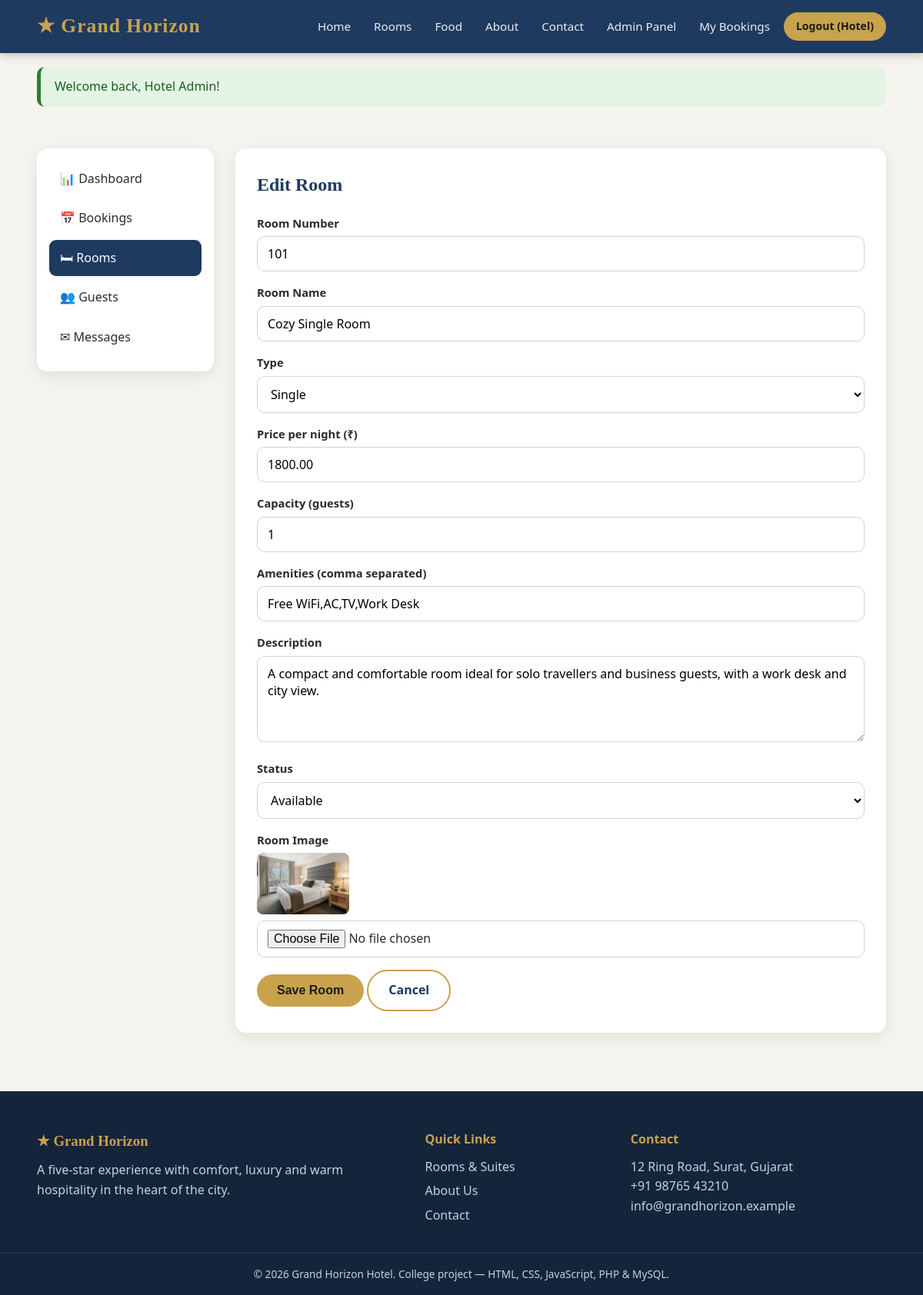
/admin/room-form.php?id=1 (signed in), run on the app's committed database.
### tables this page shows
CREATE TABLE rooms (
  id INT AUTO_INCREMENT PRIMARY KEY,
  room_number VARCHAR(10) NOT NULL UNIQUE,
  name VARCHAR(100) NOT NULL,
  type VARCHAR(40) NOT NULL,
  price DECIMAL(10,2) NOT NULL,
  capacity INT NOT NULL DEFAULT 2,
  amenities VARCHAR(255) DEFAULT NULL,
  description TEXT,
  image VARCHAR(255) DEFAULT 'standard.jpg',
  status ENUM('available','maintenance') NOT NULL DEFAULT 'available',
  created_at TIMESTAMP DEFAULT CURRENT_TIMESTAMP
);

### admin/room-form.php (the view, shortened to what this page needs)
<?php
require '../includes/header.php';
$id = (int)($_GET['id'] ?? $_POST['id'] ?? 0);
$room = ['room_number'=>'','name'=>'','type'=>'Standard','price'=>'','capacity'=>2,'amenities'=>'','description'=>'','image'=>'standard.jpg','status'=>'available'];
if ($id) {
    $st = $pdo->prepare("SELECT * FROM rooms WHERE id=?"); $st->execute([$id]);
    $room = $st->fetch() ?: redirect('admin/rooms.php');
}
?>
<div class="container admin-wrap">
  <?php include '_sidebar.php'; ?>
  <div class="panel">
    <h2 class="admin-title"><?= $id ? 'Edit Room' : 'Add New Room' ?></h2>
    <form method="post" enctype="multipart/form-data">
      <div class="form-group"><label>Room Number</label><input name="room_number" value="<?= e($room['room_number']) ?>" required></div>
      <div class="form-group"><label>Room Name</label><input name="name" value="<?= e($room['name']) ?>" required></div>
      <div class="form-group"><label>Type</label><select name="type">
        <?php foreach (['Single','Standard','Deluxe','Family','Suite','Presidential'] as $t): ?><option <?= $room['type']===$t?'selected':'' ?>><?= $t ?></option><?php endforeach; ?></select></div>
      <div class="form-group"><label>Price per night (₹)</label><input type="number" step="0.01" name="price" value="<?= e($room['price']) ?>" required></div>
      <div class="form-group"><label>Capacity (guests)</label><input type="number" name="capacity" value="<?= e($room['capacity']) ?>" required></div>
      <div class="form-group"><label>Amenities (comma separated)</label><input name="amenities" value="<?= e($room['amenities']) ?>"></div>
      <div class="form-group"><label>Description</label><textarea name="description" rows="4"><?= e($room['description']) ?></textarea></div>
      <div class="form-group"><label>Status</label><select name="status">
        <option value="available" <?= $room['status']==='available'?'selected':'' ?>>Available</option>
        <option value="maintenance" <?= $room['status']==='maintenance'?'selected':'' ?>>Maintenance</option></select></div>
      <div class="form-group"><label>Room Image</label>
        <img class="thumb" style="width:120px;height:80px;margin-bottom:8px" src="../assets/images/rooms/<?= e($room['image']) ?>" alt="">
        <input type="file" name="image" accept="image/*"></div>
      <button class="btn" type="submit">Save Room</button>
      <a class="btn btn-outline" href="rooms.php">Cancel</a>
    </form>
  </div>
</div>
<?php require '../includes/footer.php'; ?>

### includes/header.php (style rules this page uses)
:root { --primary:#1f3a5f; --accent:#c9a24d; --accent-dark:#a9852f; --bg:#f6f4ef; --text:#2b2b2b; --muted:#6b7280; --white:#fff; --success:#2e7d32; --danger:#c62828; --radius:14px; --shadow:0 6px 22px rgba(0,0,0,.09); }
* { box-sizing:border-box;margin:0;padding:0 }
html { scroll-behavior:smooth }
body { font-family:'Segoe UI',Tahoma,Arial,sans-serif;background:var(--bg);color:var(--text);line-height:1.6 }
img { max-width:100%;display:block }
a { color:inherit;text-decoration:none }
.container { width:min(1150px,92%);margin:auto }
h1,h2,h3 { font-family:Georgia,'Times New Roman',serif;color:var(--primary) }
.btn { display:inline-block;background:var(--accent);color:#1b1b1b;border:0;padding:12px 26px;border-radius:50px;font-weight:600;cursor:pointer;font-size:1rem;transition:.25s }
.btn-outline { background:transparent;border:2px solid var(--accent);color:var(--primary) }
input,select,textarea { width:100%;padding:11px 13px;border:1.5px solid #d6d3cc;border-radius:10px;font-size:1rem;font-family:inherit;background:#fff;transition:.2s }
.form-group { margin-bottom:16px }
.form-group label { display:block;font-weight:600;margin-bottom:5px;font-size:.92rem }
.panel { background:#fff;padding:28px;border-radius:var(--radius);box-shadow:var(--shadow) }
.admin-wrap { display:grid;grid-template-columns:230px 1fr;gap:28px;padding:36px 0 }
.admin-title { margin-bottom:20px }
.thumb { width:70px;height:48px;object-fit:cover;border-radius:8px }

### admin/room-form.php (style rules this page uses)
:root { --primary:#1f3a5f; --accent:#c9a24d; --accent-dark:#a9852f; --bg:#f6f4ef; --text:#2b2b2b; --muted:#6b7280; --white:#fff; --success:#2e7d32; --danger:#c62828; --radius:14px; --shadow:0 6px 22px rgba(0,0,0,.09); }
* { box-sizing:border-box;margin:0;padding:0 }
html { scroll-behavior:smooth }
body { font-family:'Segoe UI',Tahoma,Arial,sans-serif;background:var(--bg);color:var(--text);line-height:1.6 }
img { max-width:100%;display:block }
a { color:inherit;text-decoration:none }
.container { width:min(1150px,92%);margin:auto }
h1,h2,h3 { font-family:Georgia,'Times New Roman',serif;color:var(--primary) }
.btn { display:inline-block;background:var(--accent);color:#1b1b1b;border:0;padding:12px 26px;border-radius:50px;font-weight:600;cursor:pointer;font-size:1rem;transition:.25s }
.btn-outline { background:transparent;border:2px solid var(--accent);color:var(--primary) }
input,select,textarea { width:100%;padding:11px 13px;border:1.5px solid #d6d3cc;border-radius:10px;font-size:1rem;font-family:inherit;background:#fff;transition:.2s }
.form-group { margin-bottom:16px }
.form-group label { display:block;font-weight:600;margin-bottom:5px;font-size:.92rem }
.panel { background:#fff;padding:28px;border-radius:var(--radius);box-shadow:var(--shadow) }
.admin-wrap { display:grid;grid-template-columns:230px 1fr;gap:28px;padding:36px 0 }
.admin-title { margin-bottom:20px }
.thumb { width:70px;height:48px;object-fit:cover;border-radius:8px }

### admin/_sidebar.php (style rules this page uses)
:root { --primary:#1f3a5f; --accent:#c9a24d; --accent-dark:#a9852f; --bg:#f6f4ef; --text:#2b2b2b; --muted:#6b7280; --white:#fff; --success:#2e7d32; --danger:#c62828; --radius:14px; --shadow:0 6px 22px rgba(0,0,0,.09); }
* { box-sizing:border-box;margin:0;padding:0 }
html { scroll-behavior:smooth }
body { font-family:'Segoe UI',Tahoma,Arial,sans-serif;background:var(--bg);color:var(--text);line-height:1.6 }
img { max-width:100%;display:block }
a { color:inherit;text-decoration:none }
.container { width:min(1150px,92%);margin:auto }
h1,h2,h3 { font-family:Georgia,'Times New Roman',serif;color:var(--primary) }
.btn { display:inline-block;background:var(--accent);color:#1b1b1b;border:0;padding:12px 26px;border-radius:50px;font-weight:600;cursor:pointer;font-size:1rem;transition:.25s }
.btn-outline { background:transparent;border:2px solid var(--accent);color:var(--primary) }
input,select,textarea { width:100%;padding:11px 13px;border:1.5px solid #d6d3cc;border-radius:10px;font-size:1rem;font-family:inherit;background:#fff;transition:.2s }
.form-group { margin-bottom:16px }
.form-group label { display:block;font-weight:600;margin-bottom:5px;font-size:.92rem }
.panel { background:#fff;padding:28px;border-radius:var(--radius);box-shadow:var(--shadow) }
.admin-wrap { display:grid;grid-template-columns:230px 1fr;gap:28px;padding:36px 0 }
.admin-title { margin-bottom:20px }
.thumb { width:70px;height:48px;object-fit:cover;border-radius:8px }

### data on the page
rooms: room_number "101", name "Cozy Single Room", type "Single", price "1800.00", capacity "1", amenities "Free WiFi,AC,TV,Work Desk", description "A compact and comfortable room ideal for solo travellers and business guests, with a work desk and city view.", status "Available", image (picture)

### other printed values
SITE_NAME "Grand Horizon"
explode(' ', $_SESSION['name'])[0] "Hotel"
$f['msg'] "Welcome back, Hotel Admin!"
